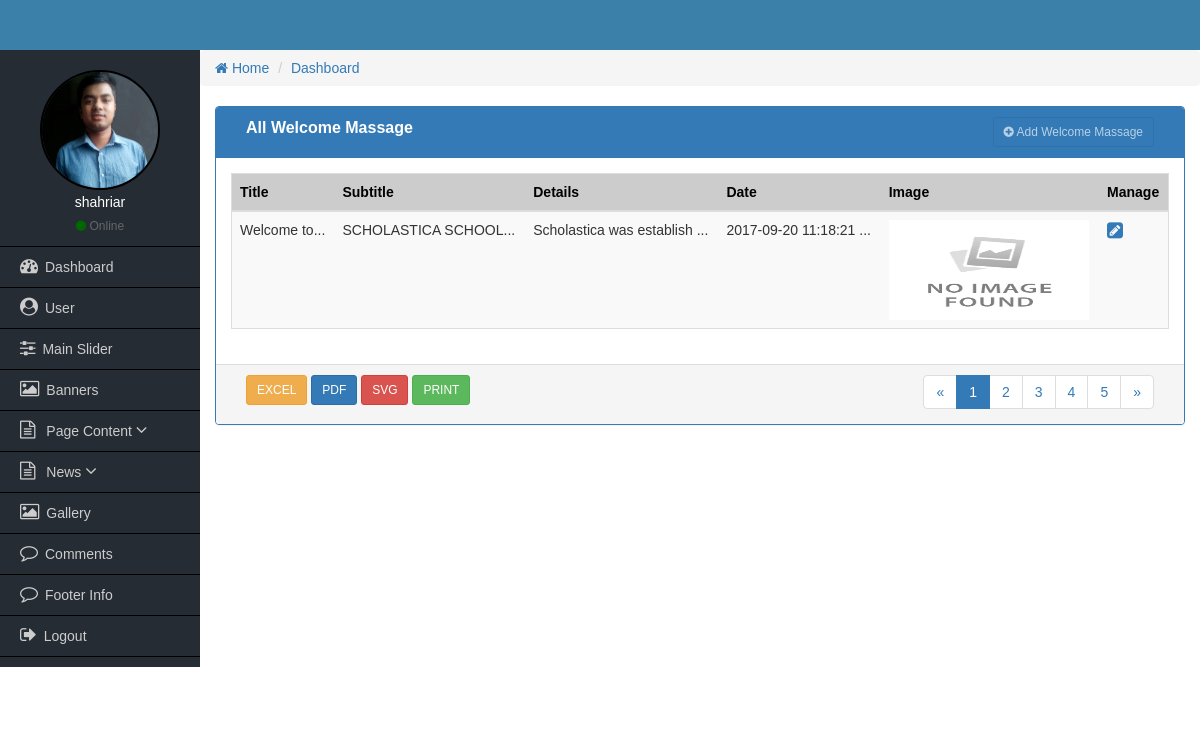
The page /admin/welcome-messages.php (signed in) on the database as committed earlier.
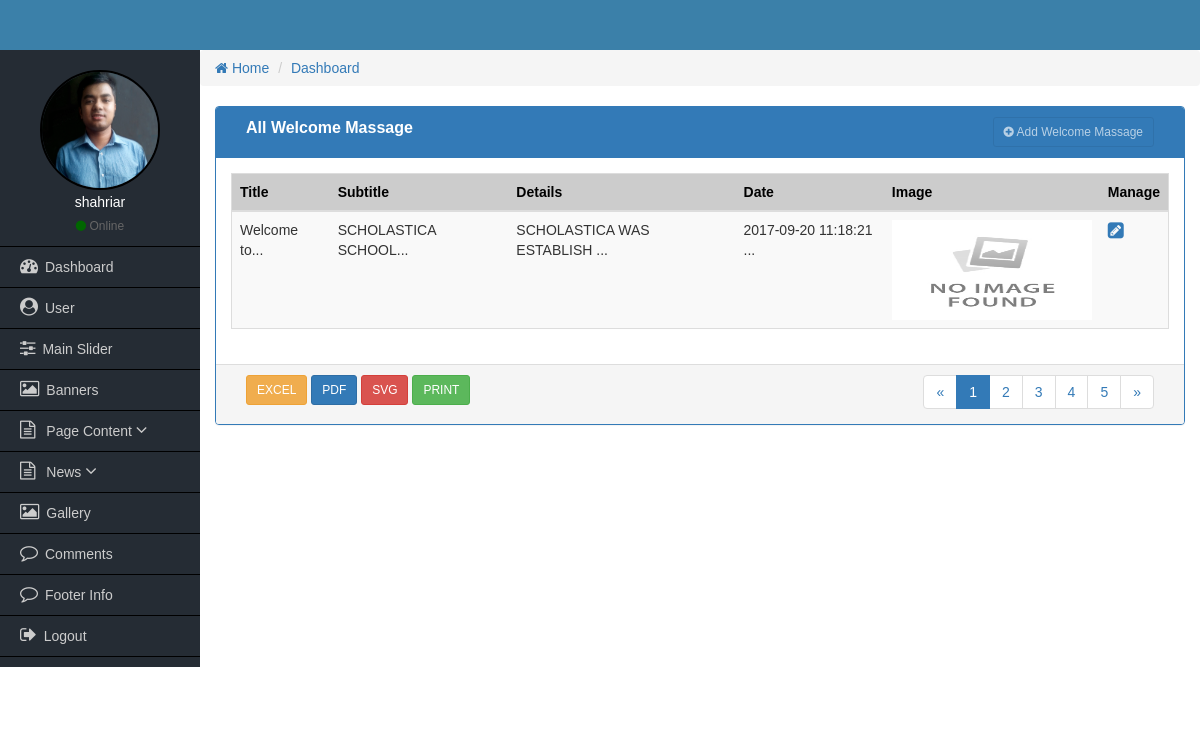
The same page on the database as committed later.
### tables this page shows
CREATE TABLE `posts` (
  `post_id` int(11) NOT NULL,
  `post_title` varchar(100) NOT NULL,
  `post_subtitle` varchar(100) NOT NULL,
  `post_details` longtext NOT NULL,
  `post_btn_txt` varchar(20) NOT NULL,
  `post_btn_url` varchar(100) NOT NULL,
  `post_date` datetime NOT NULL,
  `post_image` varchar(255) NOT NULL,
  `post_cat_id` int(11) NOT NULL
);

### admin/welcome-messages.php (the view, shortened to what this page needs)
<?php
	require_once('functions/admin-functions.php');
  if($_SESSION['role'] <=1){
?>
<div class="col-md-12">
    <div class="panel panel-primary">
        <div class="panel-heading">
            <div class="col-md-9 heading_title">
                  All Welcome Massage
             </div>
             <div class="col-md-3 text-right">
                <a href="add-user.php" class="btn btn-sm btn btn-primary" disabled><i class="fa fa-plus-circle"></i> Add Welcome Massage</a>
            </div>
            <div class="clearfix"></div>
        </div>
      <div class="panel-body">
          <table class="table table-responsive table-striped table-hover table_cus">
              <thead class="table_head">
                <tr>
                    <th>Title</th>
                    <th>Subtitle</th>
                    <th>Details</th>
                    <th class="hidden-xs">Date</th>
                    <th class="hidden-xs">Image</th>
                    <th>Manage</th>
                </tr>
              </thead>
              <tbody>
                <?php
                  $query = "SELECT * FROM posts WHERE post_cat_id='1' ";
                  $sqlQuery = mysqli_query($dbconnect, $query);
                  while($row = mysqli_fetch_array($sqlQuery)) : ?>
                  <tr>
                      <td><?= substr($row['post_title'], 0,15); ?>...</td>
                      <td><?= substr($row['post_subtitle'], 0,20); ?>...</td>
                      <td><?= substr($row['post_details'],0, 25); ?> ...</td>
                      <td><?= $row['post_date']; ?> ...</td>
                      <td class="hidden-xs">
                        <?php
                          if($row['post_image'] == '') : ?>
                            <img src="uploads/noimagefound.jpg" width="200" height="100" alt="">
                          <?php else: ?>
                            <img src="uploads/<?= $row['post_image']; ?>" width="200" alt="">
                          <?php endif; ?>
                      </td>
                      <td>
                          <a href="edit-welcome.php?post_id=<?= $row['post_id']; ?>"><i class="fa fa-pencil-square fa-lg"></i></a>
                      </td>
                  </tr>
                <?php endwhile; ?>
              </tbody>
          </table>
      </div>
      <div class="panel-footer">
        <div class="col-md-4">
            <a href="#" class="btn btn-sm btn-warning">EXCEL</a>
            <a href="#" class="btn btn-sm btn-primary">PDF</a>
            <a href="#" class="btn btn-sm btn-danger">SVG</a>
            <a href="#" class="btn btn-sm btn-success">PRINT</a>
        </div>
        <div class="col-md-4">
        </div>
        <div class="col-md-4 text-right">
            <nav aria-label="Page navigation">
              <ul class="pagination pagina_cus">
                <li>
                  <a href="#" aria-label="Previous">
                    <span aria-hidden="true">&laquo;</span>
                  </a>
                </li>
                <li class="active"><a href="#">1</a></li>
                <li><a href="#">2</a></li>
                <li><a href="#">3</a></li>
                <li><a href="#">4</a></li>
                <li><a href="#">5</a></li>
                <li>
                  <a href="#" aria-label="Next">
                    <span aria-hidden="true">&raquo;</span>
                  </a>
                </li>
              </ul>
            </nav>
        </div>
        <div class="clearfix"></div>
      </div>
    </div>
</div>
<?php
  }else{
    echo "Access Denied!";
  }
?>

Rows that differ between the two databases and show on the page:
changed posts "Welcome to": post_details "Scholastica was establish" → "SCHOLASTICA WAS ESTABLISH"
